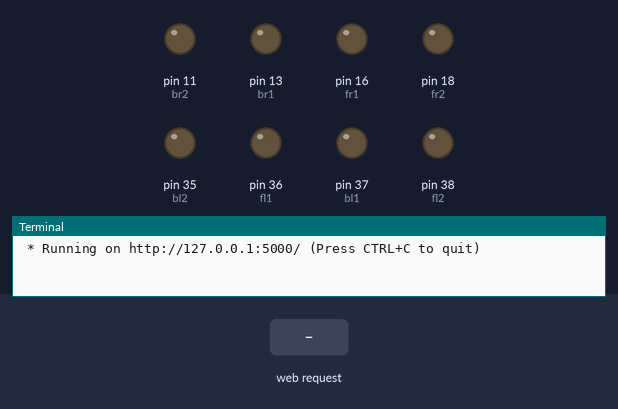
The program below on a simulated Raspberry Pi (header pin numbers). Shown: output pins drawn as LEDs (lit = HIGH), the last lines printed to the terminal. The inputs (shaded band) are chosen by the test bench. The clock reads 2024-03-15 10:24:30 at power-on unless the program sets it.

Above: at 1.2 s.
1.3 s: HTTP request for /hello_car received
At 2.5 s:
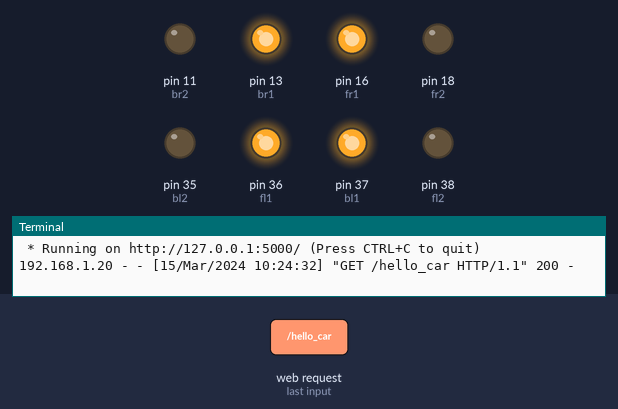
2.8 s: HTTP request for /turn_left_ahead received
At 3.7 s:
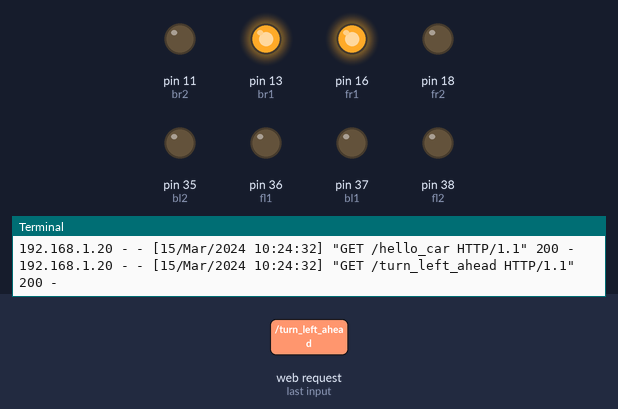
4.3 s: HTTP request for /turn_right_ahead received
At 4.8 s:
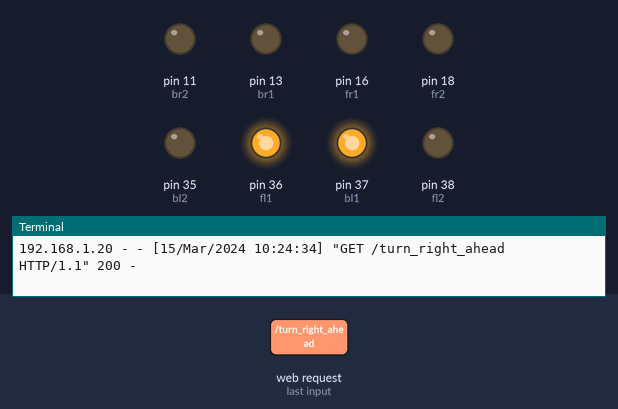
5.8 s: HTTP request for /turn_left_back received
At 7.0 s:
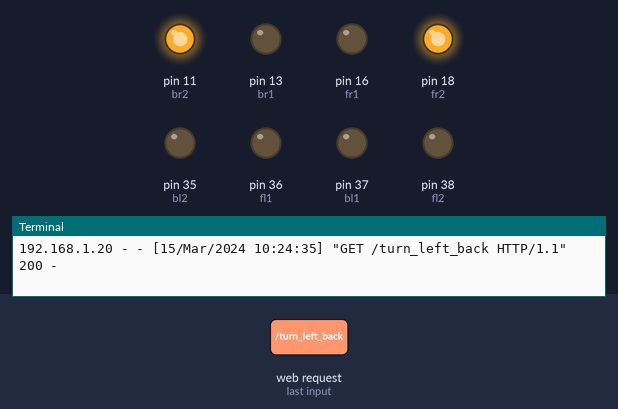
7.3 s: HTTP request for /turn_right_back received
At 8.3 s:
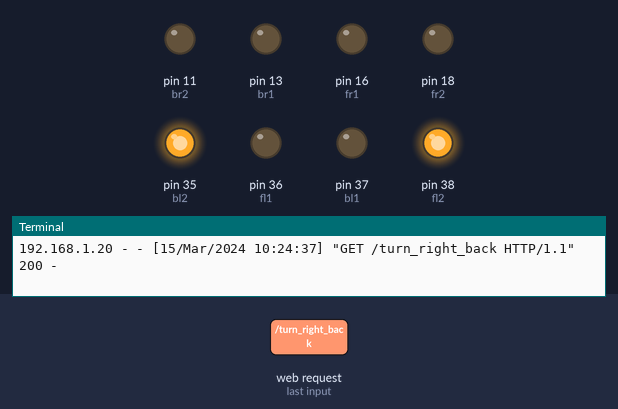
8.8 s: HTTP request for /turn_left_in_suit received
At 9.5 s:
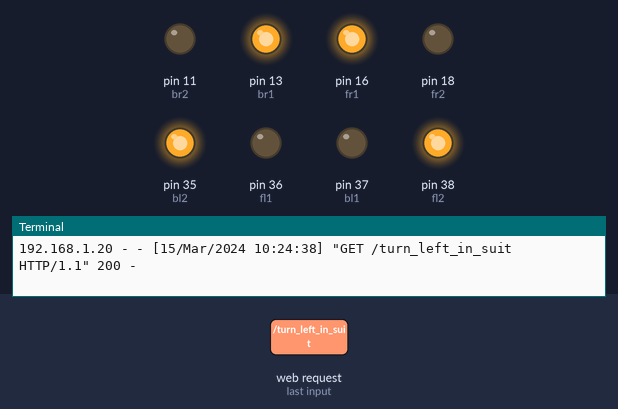
Timing chart, 0 to 11.3 s (numbered marks = the images above; inputs shaded):
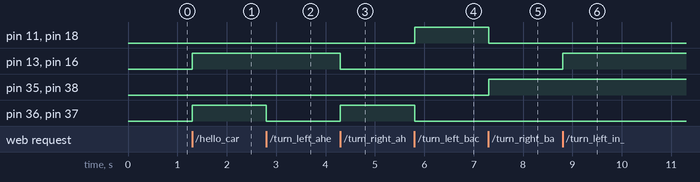

The program:

server.py
```python
from flask import Flask
from flask import request

import RPi.GPIO as GPIO
import time

app = Flask(__name__)

@app.after_request
def af_request(resp):
    resp = make_response(resp)
    resp.headers['Access-Control-Allow-Origin'] = '*'
    resp.headers['Access-Control-Allow-Methods'] = 'GET,POST'
    resp.headers['Access-Control-Allow-Headers'] = 'x-requested-with,content-type'
    return resp

@app.route('/hello_car', methods=['GET'])
def hello_car():
    GPIO.output(fl1, 1)
    GPIO.output(fr1, 1)
    GPIO.output(bl1, 1)
    GPIO.output(br1, 1)
    time.sleep(1)

def reset():
    for pin in pins:
        GPIO.output(pin, 0)

@app.route('/stop', methods=['GET'])
def stop():
    reset()

@app.route('/turn_left_ahead', methods=['GET'])
def turn_left_ahead():
    reset()
    GPIO.output(fr1, 1)
    GPIO.output(br1, 1)

@app.route('/turn_right_ahead', methods=['GET'])
def turn_right_ahead():
    reset()
    GPIO.output(fl1, 1)
    GPIO.output(bl1, 1)

@app.route('/turn_left_back', methods=['GET'])
def turn_left_back():
    reset()
    GPIO.output(fr2, 1)
    GPIO.output(br2, 1)

@app.route('/turn_right_back', methods=['GET'])
def turn_right_back():
    reset()
    GPIO.output(fl2, 1)
    GPIO.output(bl2, 1)

@app.route('/turn_left_in_suit', methods=['GET'])
def turn_left_in_suit():
    reset()
    GPIO.output(fr1, 1)
    GPIO.output(br1, 1)
    GPIO.output(fl2, 1)
    GPIO.output(bl2, 1)

@app.route('/turn_right_in_suit', methods=['GET'])
def turn_right_in_suit():
    reset()
    GPIO.output(fr2, 1)
    GPIO.output(br2, 1)
    GPIO.output(fl1, 1)
    GPIO.output(bl1, 1)

@app.route('/go', methods=['GET'])
def go():
    reset()
    GPIO.output(fl1, 1)
    GPIO.output(fr1, 1)
    GPIO.output(bl1, 1)
    GPIO.output(br1, 1)

@app.route('/back', methods=['GET'])
def back():
    reset()
    GPIO.output(fl2, 1)
    GPIO.output(fr2, 1)
    GPIO.output(bl2, 1)
    GPIO.output(br2, 1)

if __name__ == '__main__':
    GPIO.setmode(GPIO.BOARD)

    fl1 = 36
    fl2 = 38
    fr1 = 16
    fr2 = 18
    bl1 = 37
    bl2 = 35
    br1 = 13
    br2 = 11

    pins = [fl1, fl2, fr1, fr2, bl1, bl2, br1, br2]

    for pin in pins:
        GPIO.setup(pin, GPIO.OUT)

    app.run()
```

Measured:
- after the input at 1.3 s, pin 13 (br1), pin 16 (fr1), pin 36 (fl1), pin 37 (bl1): LOW → HIGH at once
- after the input at 2.8 s, pin 36 (fl1), pin 37 (bl1): HIGH → LOW at once
- after the input at 4.3 s, pin 13 (br1), pin 16 (fr1): HIGH → LOW at once; pin 36 (fl1), pin 37 (bl1): LOW → HIGH at once
- after the input at 5.8 s, pin 11 (br2), pin 18 (fr2): LOW → HIGH at once; pin 36 (fl1), pin 37 (bl1): HIGH → LOW at once
- after the input at 7.3 s, pin 11 (br2), pin 18 (fr2): HIGH → LOW at once; pin 35 (bl2), pin 38 (fl2): LOW → HIGH at once
- after the input at 8.8 s, pin 13 (br1), pin 16 (fr1): LOW → HIGH at once
